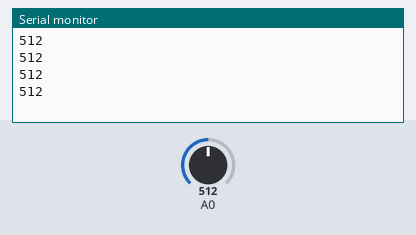
This sketch was run on a simulated Arduino Uno, built with avr-gcc and run on an emulated ATmega328P. On the bench: the last lines printed to the serial monitor. The inputs (shaded band) are chosen by the test bench; at power-on: A0 = 512.

Above: at 1.2 s.
1.3 s: A0 set to 716
At 1.71 s:
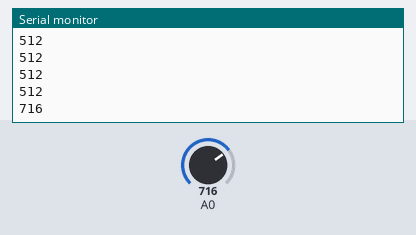
2.8 s: A0 set to 900
At 2.91 s:
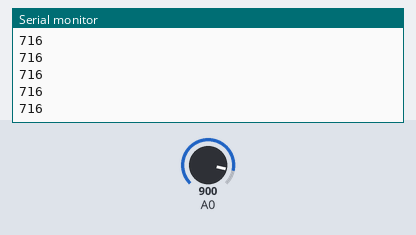
Timing chart, 0 to 5.8 s (numbered marks = the images above; inputs shaded):
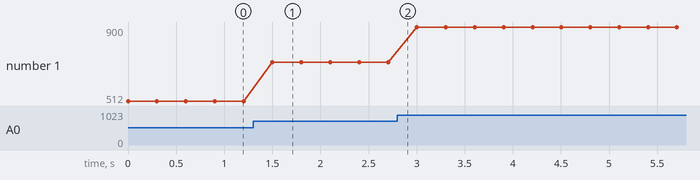

Measured:
- after the input at 1.3 s, the serial monitor: prints a new line after 0.20 s (image 1)
- plotted number 1: 512 → 716 after the input at 1.3 s, 716 → 900 after the input at 2.8 s

The sketch:

lightsensor.ino
```cpp
void setup() {
  // put your setup code here, to run once:
  Serial.begin(9600);
}

void loop() {
  // put your main code here, to run repeatedly:
  int val;
  val=analogRead(0);
  Serial.println(val,DEC);
  delay(300);
}
```
